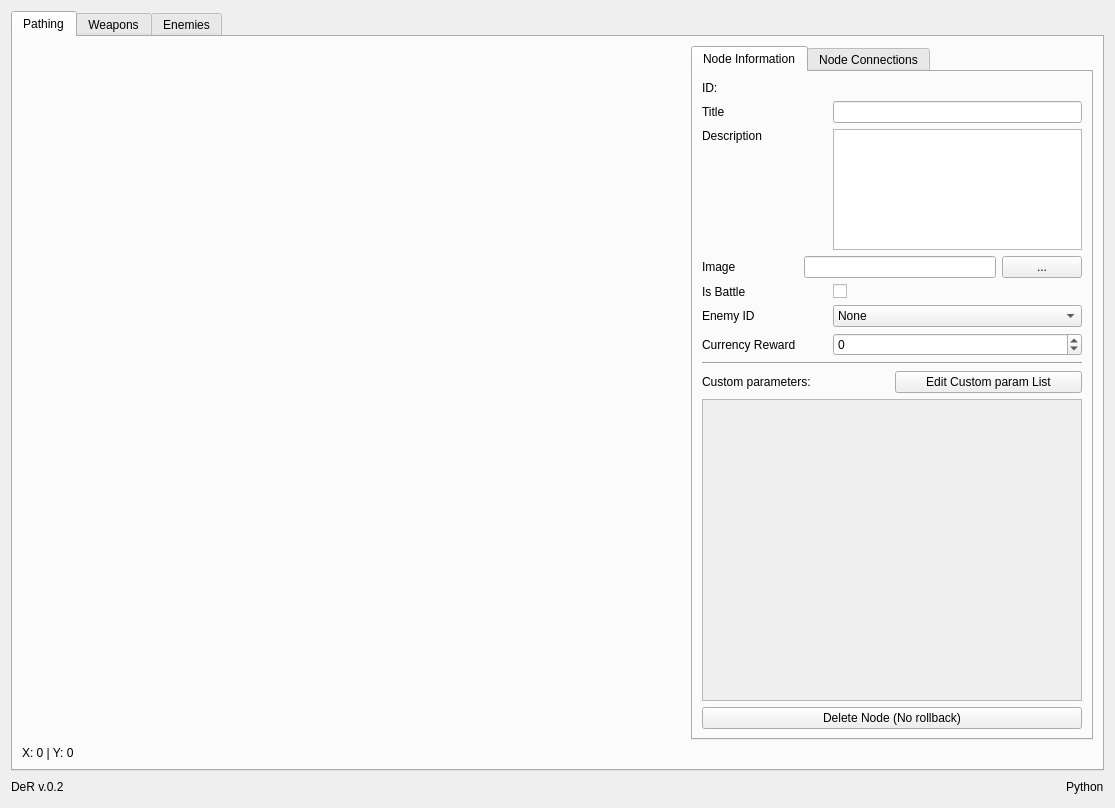
<?xml version="1.0" encoding="UTF-8"?>
<ui version="4.0">
 <class>Form</class>
 <widget class="QWidget" name="Form">
  <property name="geometry">
   <rect>
    <x>0</x>
    <y>0</y>
    <width>1115</width>
    <height>808</height>
   </rect>
  </property>
  <property name="windowTitle">
   <string>Form</string>
  </property>
  <layout class="QVBoxLayout" name="verticalLayout_5">
   <item>
    <layout class="QVBoxLayout" name="verticalLayout_4">
     <item>
      <widget class="QTabWidget" name="mainTab">
       <property name="currentIndex">
        <number>0</number>
       </property>
       <property name="movable">
        <bool>true</bool>
       </property>
       <widget class="QWidget" name="tab_3">
        <attribute name="title">
         <string>Pathing</string>
        </attribute>
        <layout class="QVBoxLayout" name="verticalLayout_6">
         <item>
          <layout class="QHBoxLayout" name="horizontalLayout_9" stretch="5,3">
           <item>
            <layout class="QVBoxLayout" name="graphlayout"/>
           </item>
           <item>
            <widget class="QTabWidget" name="tabWidget">
             <property name="currentIndex">
              <number>0</number>
             </property>
             <widget class="QWidget" name="tab">
              <attribute name="title">
               <string>Node Information</string>
              </attribute>
              <layout class="QVBoxLayout" name="verticalLayout_3">
               <item>
                <layout class="QVBoxLayout" name="verticalLayout" stretch="0,0,2,0,0,0,0,0,0,5,0">
                 <item>
                  <widget class="QLabel" name="id_label">
                   <property name="text">
                    <string>ID:</string>
                   </property>
                  </widget>
                 </item>
                 <item>
                  <layout class="QHBoxLayout" name="horizontalLayout" stretch="1,2">
                   <item>
                    <widget class="QLabel" name="label">
                     <property name="text">
                      <string>Title</string>
                     </property>
                    </widget>
                   </item>
                   <item>
                    <widget class="QLineEdit" name="leTitle"/>
                   </item>
                  </layout>
                 </item>
                 <item>
                  <layout class="QHBoxLayout" name="horizontalLayout_2" stretch="1,2">
                   <item>
                    <widget class="QLabel" name="label_2">
                     <property name="text">
                      <string>Description</string>
                     </property>
                     <property name="alignment">
                      <set>Qt::AlignLeading|Qt::AlignLeft|Qt::AlignTop</set>
                     </property>
                    </widget>
                   </item>
                   <item>
                    <widget class="QTextEdit" name="leDescription"/>
                   </item>
                  </layout>
                 </item>
                 <item>
                  <layout class="QHBoxLayout" name="horizontalLayout_3" stretch="1,2,0">
                   <item>
                    <widget class="QLabel" name="label_3">
                     <property name="text">
                      <string>Image</string>
                     </property>
                    </widget>
                   </item>
                   <item>
                    <widget class="QLineEdit" name="leImage"/>
                   </item>
                   <item>
                    <widget class="QPushButton" name="btnImage">
                     <property name="text">
                      <string>...</string>
                     </property>
                    </widget>
                   </item>
                  </layout>
                 </item>
                 <item>
                  <layout class="QHBoxLayout" name="horizontalLayout_4" stretch="1,2">
                   <item>
                    <widget class="QLabel" name="label_4">
                     <property name="text">
                      <string>Is Battle</string>
                     </property>
                    </widget>
                   </item>
                   <item>
                    <widget class="QCheckBox" name="cbIsBattle">
                     <property name="text">
                      <string/>
                     </property>
                    </widget>
                   </item>
                  </layout>
                 </item>
                 <item>
                  <layout class="QHBoxLayout" name="horizontalLayout_6" stretch="1,2">
                   <item>
                    <widget class="QLabel" name="label_6">
                     <property name="text">
                      <string>Enemy ID</string>
                     </property>
                    </widget>
                   </item>
                   <item>
                    <widget class="QComboBox" name="comboEnemies">
                     <item>
                      <property name="text">
                       <string>None</string>
                      </property>
                     </item>
                    </widget>
                   </item>
                  </layout>
                 </item>
                 <item>
                  <layout class="QHBoxLayout" name="horizontalLayout_5" stretch="1,2">
                   <item>
                    <widget class="QLabel" name="label_5">
                     <property name="text">
                      <string>Currency Reward</string>
                     </property>
                    </widget>
                   </item>
                   <item>
                    <widget class="QSpinBox" name="sbCurrencyReward">
                     <property name="minimum">
                      <number>-999999999</number>
                     </property>
                     <property name="maximum">
                      <number>999999999</number>
                     </property>
                    </widget>
                   </item>
                  </layout>
                 </item>
                 <item>
                  <widget class="Line" name="line">
                   <property name="orientation">
                    <enum>Qt::Horizontal</enum>
                   </property>
                  </widget>
                 </item>
                 <item>
                  <layout class="QHBoxLayout" name="horizontalLayout_7">
                   <item>
                    <widget class="QLabel" name="label_7">
                     <property name="text">
                      <string>Custom parameters:</string>
                     </property>
                    </widget>
                   </item>
                   <item>
                    <widget class="QPushButton" name="btnCustomParameters">
                     <property name="text">
                      <string>Edit Custom param List</string>
                     </property>
                    </widget>
                   </item>
                  </layout>
                 </item>
                 <item>
                  <widget class="QScrollArea" name="scrollCustomParams">
                   <property name="widgetResizable">
                    <bool>true</bool>
                   </property>
                   <widget class="QWidget" name="scrollAreaWidgetContents">
                    <property name="geometry">
                     <rect>
                      <x>0</x>
                      <y>0</y>
                      <width>376</width>
                      <height>297</height>
                     </rect>
                    </property>
                    <layout class="QVBoxLayout" name="verticalLayout_9">
                     <item>
                      <layout class="QHBoxLayout" name="horizontalLayout_13"/>
                     </item>
                    </layout>
                   </widget>
                  </widget>
                 </item>
                 <item>
                  <layout class="QHBoxLayout" name="horizontalLayout_12">
                   <item>
                    <widget class="QPushButton" name="btnRemoveNode">
                     <property name="minimumSize">
                      <size>
                       <width>0</width>
                       <height>0</height>
                      </size>
                     </property>
                     <property name="font">
                      <font/>
                     </property>
                     <property name="text">
                      <string>Delete Node (No rollback)</string>
                     </property>
                    </widget>
                   </item>
                  </layout>
                 </item>
                </layout>
               </item>
              </layout>
             </widget>
             <widget class="QWidget" name="tab_2">
              <attribute name="title">
               <string>Node Connections</string>
              </attribute>
              <layout class="QVBoxLayout" name="verticalLayout_2">
               <item>
                <layout class="QHBoxLayout" name="horizontalLayout_14" stretch="1,1">
                 <item>
                  <widget class="QPushButton" name="btnAddAndConnect">
                   <property name="text">
                    <string>Add Node and Connect</string>
                   </property>
                  </widget>
                 </item>
                 <item>
                  <widget class="QPushButton" name="btnCustomParamList">
                   <property name="text">
                    <string>Edit Custom param List</string>
                   </property>
                  </widget>
                 </item>
                </layout>
               </item>
               <item>
                <widget class="Line" name="line_2">
                 <property name="orientation">
                  <enum>Qt::Horizontal</enum>
                 </property>
                </widget>
               </item>
               <item>
                <widget class="QScrollArea" name="connectionsScrollArea">
                 <property name="widgetResizable">
                  <bool>true</bool>
                 </property>
                 <widget class="QWidget" name="scrollAreaWidgetContents_2">
                  <property name="geometry">
                   <rect>
                    <x>0</x>
                    <y>0</y>
                    <width>378</width>
                    <height>609</height>
                   </rect>
                  </property>
                  <layout class="QVBoxLayout" name="verticalLayout_8">
                   <item>
                    <layout class="QVBoxLayout" name="verticalLayout_7"/>
                   </item>
                  </layout>
                 </widget>
                </widget>
               </item>
              </layout>
             </widget>
            </widget>
           </item>
          </layout>
         </item>
         <item>
          <widget class="QLabel" name="coords_label">
           <property name="text">
            <string>X: 0 | Y: 0</string>
           </property>
          </widget>
         </item>
        </layout>
       </widget>
       <widget class="QWidget" name="tab_4">
        <attribute name="title">
         <string>Weapons</string>
        </attribute>
        <layout class="QHBoxLayout" name="horizontalLayout_22">
         <item>
          <layout class="QVBoxLayout" name="verticalLayout_10">
           <item>
            <widget class="QLineEdit" name="leWeapFilter">
             <property name="placeholderText">
              <string>Search...</string>
             </property>
            </widget>
           </item>
           <item>
            <widget class="QListWidget" name="listWeapons"/>
           </item>
           <item>
            <widget class="QPushButton" name="btnCreateWeapon">
             <property name="text">
              <string>Create Weapon</string>
             </property>
            </widget>
           </item>
          </layout>
         </item>
         <item>
          <widget class="QTabWidget" name="weapTab">
           <property name="currentIndex">
            <number>0</number>
           </property>
           <widget class="QWidget" name="tab_5">
            <attribute name="title">
             <string>Weapon Information</string>
            </attribute>
            <layout class="QVBoxLayout" name="verticalLayout_11">
             <item>
              <widget class="QLabel" name="label_8">
               <property name="text">
                <string/>
               </property>
               <property name="alignment">
                <set>Qt::AlignCenter</set>
               </property>
              </widget>
             </item>
             <item>
              <layout class="QVBoxLayout" name="verticalLayout_12" stretch="0,0,0,0,0,0,0,0,0,0,0,0,0">
               <property name="spacing">
                <number>12</number>
               </property>
               <item>
                <widget class="QLabel" name="label_weapon_id">
                 <property name="text">
                  <string>ID:</string>
                 </property>
                </widget>
               </item>
               <item>
                <layout class="QHBoxLayout" name="horizontalLayout_10" stretch="1,2">
                 <item>
                  <widget class="QLabel" name="label_9">
                   <property name="text">
                    <string>Name</string>
                   </property>
                  </widget>
                 </item>
                 <item>
                  <widget class="QLineEdit" name="leWeapName"/>
                 </item>
                </layout>
               </item>
               <item>
                <widget class="QLabel" name="label_10">
                 <property name="text">
                  <string>Description:</string>
                 </property>
                </widget>
               </item>
               <item>
                <widget class="QTextEdit" name="leWeapDescription"/>
               </item>
               <item>
                <widget class="Line" name="line_3">
                 <property name="orientation">
                  <enum>Qt::Horizontal</enum>
                 </property>
                </widget>
               </item>
               <item>
                <layout class="QHBoxLayout" name="horizontalLayout_11" stretch="1,2">
                 <item>
                  <widget class="QLabel" name="label_11">
                   <property name="text">
                    <string>Rarity</string>
                   </property>
                  </widget>
                 </item>
                 <item>
                  <widget class="QComboBox" name="cbWeapRarity">
                   <item>
                    <property name="text">
                     <string>Common</string>
                    </property>
                   </item>
                   <item>
                    <property name="text">
                     <string>Non Common</string>
                    </property>
                   </item>
                   <item>
                    <property name="text">
                     <string>Rare</string>
                    </property>
                   </item>
                   <item>
                    <property name="text">
                     <string>Epic</string>
                    </property>
                   </item>
                   <item>
                    <property name="text">
                     <string>Legendary</string>
                    </property>
                   </item>
                  </widget>
                 </item>
                </layout>
               </item>
               <item>
                <layout class="QHBoxLayout" name="horizontalLayout_15" stretch="1,2">
                 <item>
                  <widget class="QLabel" name="label_12">
                   <property name="text">
                    <string>Damage:</string>
                   </property>
                  </widget>
                 </item>
                 <item>
                  <widget class="QSpinBox" name="sbDamage"/>
                 </item>
                </layout>
               </item>
               <item>
                <layout class="QVBoxLayout" name="verticalLayout_13">
                 <item>
                  <widget class="Line" name="line_4">
                   <property name="orientation">
                    <enum>Qt::Horizontal</enum>
                   </property>
                  </widget>
                 </item>
                 <item>
                  <widget class="QLabel" name="label_13">
                   <property name="text">
                    <string>Weapons Type Language:</string>
                   </property>
                  </widget>
                 </item>
                 <item>
                  <layout class="QHBoxLayout" name="horizontalLayout_16">
                   <item>
                    <widget class="QRadioButton" name="radioButton">
                     <property name="text">
                      <string>English</string>
                     </property>
                     <property name="checked">
                      <bool>true</bool>
                     </property>
                    </widget>
                   </item>
                   <item>
                    <widget class="QRadioButton" name="radioButton_2">
                     <property name="text">
                      <string>Italian</string>
                     </property>
                    </widget>
                   </item>
                  </layout>
                 </item>
                </layout>
               </item>
               <item>
                <widget class="Line" name="line_5">
                 <property name="orientation">
                  <enum>Qt::Horizontal</enum>
                 </property>
                </widget>
               </item>
               <item>
                <layout class="QHBoxLayout" name="horizontalLayout_17" stretch="1,2">
                 <item>
                  <widget class="QLabel" name="label_14">
                   <property name="text">
                    <string>Weapon Type</string>
                   </property>
                  </widget>
                 </item>
                 <item>
                  <widget class="QComboBox" name="weapType">
                   <item>
                    <property name="text">
                     <string>None</string>
                    </property>
                   </item>
                  </widget>
                 </item>
                </layout>
               </item>
               <item>
                <layout class="QHBoxLayout" name="horizontalLayout_18" stretch="1,2,0">
                 <item>
                  <widget class="QLabel" name="label_15">
                   <property name="text">
                    <string>Image</string>
                   </property>
                  </widget>
                 </item>
                 <item>
                  <widget class="QLineEdit" name="leWeapImage"/>
                 </item>
                 <item>
                  <widget class="QPushButton" name="btnWeapImage">
                   <property name="text">
                    <string>...</string>
                   </property>
                  </widget>
                 </item>
                </layout>
               </item>
               <item>
                <widget class="Line" name="line_6">
                 <property name="orientation">
                  <enum>Qt::Horizontal</enum>
                 </property>
                </widget>
               </item>
               <item>
                <layout class="QHBoxLayout" name="horizontalLayout_19">
                 <item>
                  <widget class="QPushButton" name="btnWeapRemove">
                   <property name="minimumSize">
                    <size>
                     <width>0</width>
                     <height>0</height>
                    </size>
                   </property>
                   <property name="font">
                    <font/>
                   </property>
                   <property name="text">
                    <string>Delete Weapon (No rollback)</string>
                   </property>
                  </widget>
                 </item>
                </layout>
               </item>
              </layout>
             </item>
            </layout>
           </widget>
           <widget class="QWidget" name="tab_6">
            <attribute name="title">
             <string>Custom Params</string>
            </attribute>
            <layout class="QVBoxLayout" name="verticalLayout_14">
             <item>
              <layout class="QHBoxLayout" name="horizontalLayout_20">
               <item>
                <widget class="QLabel" name="label_16">
                 <property name="text">
                  <string>Custom parameters:</string>
                 </property>
                </widget>
               </item>
               <item>
                <widget class="QPushButton" name="btnWeapCustomParamList">
                 <property name="text">
                  <string>Edit Custom param List</string>
                 </property>
                </widget>
               </item>
              </layout>
             </item>
             <item>
              <widget class="QScrollArea" name="weapScrollCustomParams">
               <property name="widgetResizable">
                <bool>true</bool>
               </property>
               <widget class="QWidget" name="scrollAreaWidgetContents_3">
                <property name="geometry">
                 <rect>
                  <x>0</x>
                  <y>0</y>
                  <width>512</width>
                  <height>639</height>
                 </rect>
                </property>
                <layout class="QVBoxLayout" name="verticalLayout_15">
                 <item>
                  <layout class="QHBoxLayout" name="horizontalLayout_21"/>
                 </item>
                </layout>
               </widget>
              </widget>
             </item>
            </layout>
           </widget>
          </widget>
         </item>
        </layout>
       </widget>
       <widget class="QWidget" name="tab_7">
        <attribute name="title">
         <string>Enemies</string>
        </attribute>
        <layout class="QHBoxLayout" name="horizontalLayout_26">
         <item>
          <layout class="QVBoxLayout" name="verticalLayout_16">
           <item>
            <widget class="QLineEdit" name="leEnemyFilter">
             <property name="placeholderText">
              <string>Search...</string>
             </property>
            </widget>
           </item>
           <item>
            <widget class="QListWidget" name="listEnemy"/>
           </item>
           <item>
            <widget class="QPushButton" name="btnCreateEnemy">
             <property name="text">
              <string>Add Enemy</string>
             </property>
            </widget>
           </item>
          </layout>
         </item>
         <item>
          <widget class="QTabWidget" name="enemyTab">
           <property name="currentIndex">
            <number>0</number>
           </property>
           <widget class="QWidget" name="tab_8">
            <attribute name="title">
             <string>Enemy Information</string>
            </attribute>
            <layout class="QVBoxLayout" name="verticalLayout_17">
             <item>
              <widget class="QLabel" name="label_18">
               <property name="text">
                <string/>
               </property>
               <property name="alignment">
                <set>Qt::AlignCenter</set>
               </property>
              </widget>
             </item>
             <item>
              <layout class="QVBoxLayout" name="verticalLayout_18" stretch="0,0,0,0,0,0,0,0,0,0,0,0,0">
               <property name="spacing">
                <number>12</number>
               </property>
               <item>
                <widget class="QLabel" name="label_enemy_id">
                 <property name="text">
                  <string>ID:</string>
                 </property>
                </widget>
               </item>
               <item>
                <layout class="QHBoxLayout" name="horizontalLayout_23" stretch="1,2">
                 <item>
                  <widget class="QLabel" name="label_19">
                   <property name="text">
                    <string>Name</string>
                   </property>
                  </widget>
                 </item>
                 <item>
                  <widget class="QLineEdit" name="leEnemyName"/>
                 </item>
                </layout>
               </item>
               <item>
                <widget class="QLabel" name="label_20">
                 <property name="text">
                  <string>Description:</string>
                 </property>
                </widget>
               </item>
               <item>
                <widget class="QTextEdit" name="leEnemyDescription"/>
               </item>
               <item>
                <widget class="Line" name="line_7">
                 <property name="orientation">
                  <enum>Qt::Horizontal</enum>
                 </property>
                </widget>
               </item>
               <item>
                <layout class="QHBoxLayout" name="horizontalLayout_25" stretch="1,2">
                 <item>
                  <widget class="QLabel" name="label_22">
                   <property name="text">
                    <string>Attack:</string>
                   </property>
                  </widget>
                 </item>
                 <item>
                  <widget class="QSpinBox" name="sbEnemyDamage"/>
                 </item>
                </layout>
               </item>
               <item>
                <layout class="QHBoxLayout" name="horizontalLayout_32" stretch="1,2">
                 <item>
                  <widget class="QLabel" name="label_27">
                   <property name="text">
                    <string>Defence:</string>
                   </property>
                  </widget>
                 </item>
                 <item>
                  <widget class="QSpinBox" name="sbEnemyDefence"/>
                 </item>
                </layout>
               </item>
               <item>
                <layout class="QHBoxLayout" name="horizontalLayout_24">
                 <item>
                  <widget class="QLabel" name="label_21">
                   <property name="text">
                    <string>Boss:</string>
                   </property>
                  </widget>
                 </item>
                 <item>
                  <widget class="QCheckBox" name="cbEnemyBoss">
                   <property name="text">
                    <string/>
                   </property>
                  </widget>
                 </item>
                </layout>
               </item>
               <item>
                <widget class="Line" name="line_9">
                 <property name="orientation">
                  <enum>Qt::Horizontal</enum>
                 </property>
                </widget>
               </item>
               <item>
                <layout class="QHBoxLayout" name="horizontalLayout_27" stretch="1,2">
                 <item>
                  <widget class="QLabel" name="label_24">
                   <property name="text">
                    <string>Enemy Race</string>
                   </property>
                  </widget>
                 </item>
                 <item>
                  <widget class="QComboBox" name="enemyType">
                   <item>
                    <property name="text">
                     <string>None</string>
                    </property>
                   </item>
                  </widget>
                 </item>
                </layout>
               </item>
               <item>
                <layout class="QHBoxLayout" name="horizontalLayout_28" stretch="1,2,0">
                 <item>
                  <widget class="QLabel" name="label_25">
                   <property name="text">
                    <string>Image</string>
                   </property>
                  </widget>
                 </item>
                 <item>
                  <widget class="QLineEdit" name="leEnemyImage"/>
                 </item>
                 <item>
                  <widget class="QPushButton" name="btnEnemyImage">
                   <property name="text">
                    <string>...</string>
                   </property>
                  </widget>
                 </item>
                </layout>
               </item>
               <item>
                <widget class="Line" name="line_10">
                 <property name="orientation">
                  <enum>Qt::Horizontal</enum>
                 </property>
                </widget>
               </item>
               <item>
                <layout class="QHBoxLayout" name="horizontalLayout_29">
                 <item>
                  <widget class="QPushButton" name="btnEnemyRemove">
                   <property name="minimumSize">
                    <size>
                     <width>0</width>
                     <height>0</height>
                    </size>
                   </property>
                   <property name="font">
                    <font/>
                   </property>
                   <property name="text">
                    <string>Delete Enemy (No Rollback)</string>
                   </property>
                  </widget>
                 </item>
                </layout>
               </item>
              </layout>
             </item>
            </layout>
           </widget>
           <widget class="QWidget" name="tab_9">
            <attribute name="title">
             <string>Custom Params</string>
            </attribute>
            <layout class="QVBoxLayout" name="verticalLayout_20">
             <item>
              <layout class="QHBoxLayout" name="horizontalLayout_30">
               <item>
                <widget class="QLabel" name="label_26">
                 <property name="text">
                  <string>Custom parameters:</string>
                 </property>
                </widget>
               </item>
               <item>
                <widget class="QPushButton" name="btnEnemyCustomParamList">
                 <property name="text">
                  <string>Edit Custom param List</string>
                 </property>
                </widget>
               </item>
              </layout>
             </item>
             <item>
              <widget class="QScrollArea" name="enemyScrollCustomParams">
               <property name="widgetResizable">
                <bool>true</bool>
               </property>
               <widget class="QWidget" name="scrollAreaWidgetContents_4">
                <property name="geometry">
                 <rect>
                  <x>0</x>
                  <y>0</y>
                  <width>512</width>
                  <height>639</height>
                 </rect>
                </property>
                <layout class="QVBoxLayout" name="verticalLayout_21">
                 <item>
                  <layout class="QHBoxLayout" name="horizontalLayout_31"/>
                 </item>
                </layout>
               </widget>
              </widget>
             </item>
            </layout>
           </widget>
          </widget>
         </item>
        </layout>
       </widget>
      </widget>
     </item>
    </layout>
   </item>
   <item>
    <layout class="QHBoxLayout" name="horizontalLayout_8" stretch="0,0,0">
     <item>
      <widget class="QLabel" name="label_17">
       <property name="text">
        <string>DeR v.0.2</string>
       </property>
      </widget>
     </item>
     <item>
      <spacer name="horizontalSpacer">
       <property name="orientation">
        <enum>Qt::Horizontal</enum>
       </property>
       <property name="sizeHint" stdset="0">
        <size>
         <width>40</width>
         <height>20</height>
        </size>
       </property>
      </spacer>
     </item>
     <item>
      <widget class="QLabel" name="whatImUsing">
       <property name="text">
        <string>Python</string>
       </property>
      </widget>
     </item>
    </layout>
   </item>
  </layout>
 </widget>
 <resources/>
 <connections/>
</ui>
